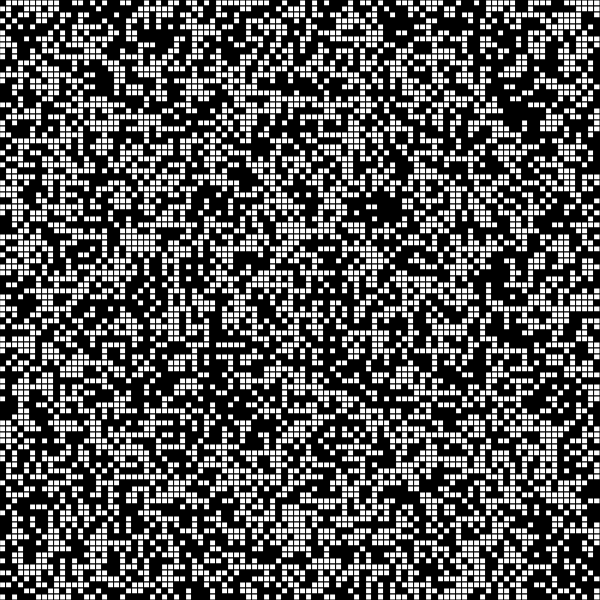
Frame 1 (no input)
Frame 60 (no input): identical to frame 1, image omitted
Frame 120 (the mouse pressed at the canvas centre since frame 60): identical to frame 1, image omitted

The p5.js sketch that drew this single still picture (run headless with seeded random() and noise() and a simulated clock; from frame 60 on, the mouse is pressed at the canvas centre):

// p5.js sketch
// ── sketch.js
// 2d Array Demo

let rows = 100;
let cols = 100;
let grid;
let cellSize;


function setup() {
  createCanvas(600, 600);
  cellSize = width / cols;
  grid = create2dArray(cols, rows);
}

function draw() {
  background(255);
  displayGrid();
  create2dArray();
}

function displayGrid() {
  for (let x = 0; x < rows; x++) {
    for (let y = 0; y < cols; y++) {
      if (grid[x][y]) {
        fill(0);
      }
      else {
        fill(255);
      }
      rect(x * cellSize, y * cellSize, cellSize, cellSize);
    }
  }
}

function mouseDragged() {
  let xcoord = floor(mouseX/cellSize);
  let ycoord = floor(mouseY/cellSize);

  if (grid[xcoord][ycoord] === 1) {
    grid[xcoord][ycoord]  = 0;
  }
  else if (grid[xcoord][ycoord] === 0) {
    grid[xcoord][ycoord]  = 1;
  }
}

function keyPressed() {
  grid = create2dArray(cols, rows);
}

function create2dArray(cols, rows) {
  let randomGrid = [];
  for (let x = 0; x<cols; x++) {
    randomGrid.push([]);
    for (let y = 0; y < rows; y++) {
      if (random(100) < 50) {
        randomGrid[x].push(0);
      }
      else {
        randomGrid[x].push(1);
      }
    }
  }
  return randomGrid;
}
